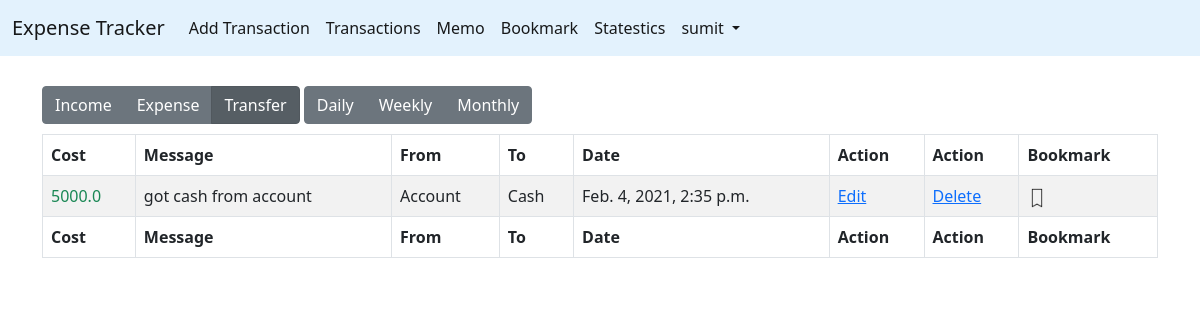
The page /transfer/ (signed in) on the database its author committed.
### app/models.py (models this page shows)
class Transfer(models.Model):
    TYPE = (
        ('Cash', 'Cash'),
        ('Account', 'Account'),
        ('Card', 'Card'),
    )
    cost = models.FloatField(blank=True)
    From = models.CharField(max_length=100, choices=TYPE)
    to = models.CharField(max_length=100, choices=TYPE)
    date = models.DateTimeField(auto_now_add=True)
    message = models.CharField(max_length=100)
    bookmark = models.BooleanField(default=False)
    user = models.ForeignKey(User, on_delete=models.CASCADE)

### app/views.py (the view)
# urls.py: path('transfer/', login_required(TransferList.as_view()), name='transfer-list'),
class TransferList(ListView):
    queryset = Transfer.objects.order_by('-date')
    context_object_name = 'transfer_list'
    template_name = 'app/transfer.html'
    def get_queryset(self):
        queryset = super().get_queryset().filter(user=self.request.user)
        return queryset

### app/templates/app/transfer.html (shortened to what this page needs)
{% extends "app/base.html" %} {% load static %}
{% block body %}
<div style="margin: 30px;">
    <div class="btn-group" role="group" aria-label="Basic example" style="margin-bottom: 10px;">
        <a type="button" class="btn btn-secondary  " href="{% url 'income-list' %}">Income</a>
        <a type="button" class="btn btn-secondary" href="{% url 'expense-list' %}">Expense</a>
        <a type="button" class=" btn btn-secondary active" href="{% url 'transfer-list' %}">Transfer</a>
    </div>
    <div class="btn-group" role="group" aria-label="Basic example" style="margin-bottom: 10px;">
        <a type="button" class="btn btn-secondary  " href="{% url 'trans_daily' %}">Daily</a>
        <a type="button" class="btn btn-secondary" href="{% url 'trans_weekly' %}">Weekly</a>
        <a type="button" class=" btn btn-secondary " href="{% url 'trans_monthly' %}">Monthly</a>
    </div>
    <table id="example" class="table table-striped table-bordered nowrap" style="width:100%">
        <thead>
            <tr>
                <th>Cost</th>
                <th>Message</th>
                <th>From</th>
                <th>To</th>
                <th>Date</th>
                <th>Action</th>
                <th>Action</th>
                <th>Bookmark</th>
            </tr>
        </thead>
        <tbody>
            {% for x in transfer_list %}
            <tr>
                <td class="text-success">{{x.cost}}</td>
                <td>{{x.message}}</td>
                <td>{{x.From}}</td>
                <td>{{x.to}}</td>
                <td>{{x.date}}</td>
                <td>
                    <a  href="{% url 'transfer-update' pk=x.id %}">Edit</a>
                </td>
                <td>
                    <a  href="{% url 'transfer-delete' pk=x.id %}">Delete</a>
                </td>
                <td>
                    {% if x.bookmark %}
                    <a href="{% url 'bookmarkt' id=x.id %}">
                        <img style="height: 20px;width: 20px;" src="{% static 'app/book.png' %}" alt="">
                    </a>
                    {% else %}
                    <a href="{% url 'bookmarkt' id=x.id %}">
                        <img style="height: 20px;width: 20px;" src="{% static 'app/unbook.png' %}" alt="">
                    </a>
                    {% endif %}
                </td>
            </tr>
            {% endfor %}
        </tbody>
        <tfoot>
            <tr>
                <th>Cost</th>
                <th>Message</th>
                <th>From</th>
                <th>To</th>
                <th>Date</th>
                <th>Action</th>
                <th>Action</th>
                <th>Bookmark</th>
            </tr>
        </tfoot>
    </table>
</div>
{% endblock %}

### app/templates/app/base.html (shortened to what this page needs)
<!DOCTYPE html>
<html>
<head>
  <link href="https://cdn.jsdelivr.net/npm/bootstrap@5.0.0-beta1/dist/css/bootstrap.min.css" rel="stylesheet"
>
  <link rel="stylesheet" type="text/css" href="https://cdn.datatables.net/1.10.21/css/jquery.dataTables.css">
</head>
<body>
  <nav class="navbar navbar-expand-lg navbar-light " style="background-color: #e3f2fd;">
    <div class="container-fluid">
      <a class="navbar-brand" href="/">Expense Tracker</a>
      {% if user.is_authenticated %}
      <div class="collapse navbar-collapse" id="navbarNavDropdown">
        <ul class="navbar-nav">
          <li class="nav-item">
            <a class="nav-link active" href=" {% url 'income-add' %}">Add Transaction</a>
          </li>
          <li class="nav-item">
            <a class="nav-link active" href="{% url 'income-list' %} ">Transactions</a>
          </li>
          <li class="nav-item">
            <a class="nav-link active" href=" {% url 'memo' %} ">Memo</a>
          </li>
          <li class="nav-item">
            <a class="nav-link active" href=" {% url 'bookmark' %}  ">Bookmark</a>
          </li>
          <li class="nav-item">
            <a class="nav-link active" href=" {% url 'stats' %}  ">Statestics</a>
          </li>
          <li class="nav-item dropdown">
            <a class="nav-link dropdown-toggle active" href="#" id="navbarDropdownMenuLink" role="button"
              data-bs-toggle="dropdown" aria-expanded="false">
              {{request.user}}
            </a>
          </li>
        </ul>
      </div>
      {% endif %}
    </div>
  </nav>
  <div class="container-fluid">
    {% block body %}
    {% endblock %}
  </div>
  <link rel="stylesheet" type="text/css"
    href="https://cdn.datatables.net/v/dt/jszip-2.5.0/dt-1.10.20/af-2.3.4/b-1.6.1/b-colvis-1.6.1/b-flash-1.6.1/b-html5-1.6.1/b-print-1.6.1/cr-1.5.2/fc-3.3.0/fh-3.1.6/kt-2.5.1/r-2.2.3/rg-1.1.1/rr-1.2.6/sc-2.0.1/sl-1.3.1/datatables.min.css" />
</body>
</html>

### app/templates/app/base.html (style rules this page uses)
body { font-size: medium; }

### rows shown on the page
Transfer: cost "5000.0", message "got cash from account", From "Account", to "Cash", date "Feb. 4, 2021, 2:35 p.m.", bookmark False (drawn)

### other values the page prints
{{ request.user }} "sumit"
